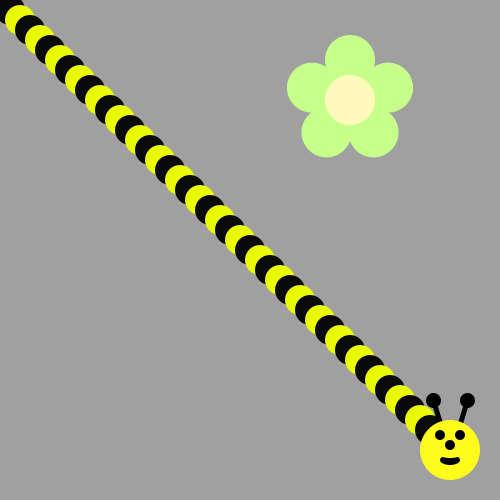
Frame 1 (no input)
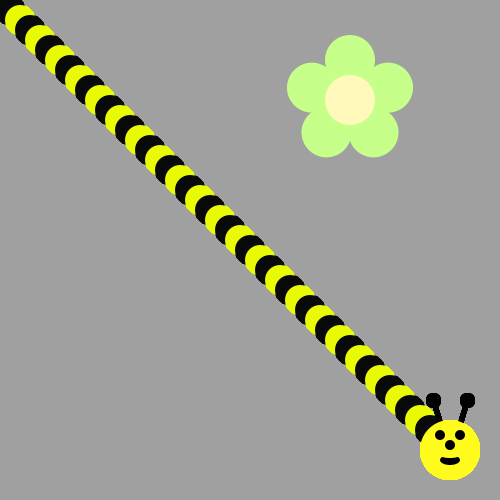
Frame 60 (the mouse pressed at the canvas centre just before this capture)
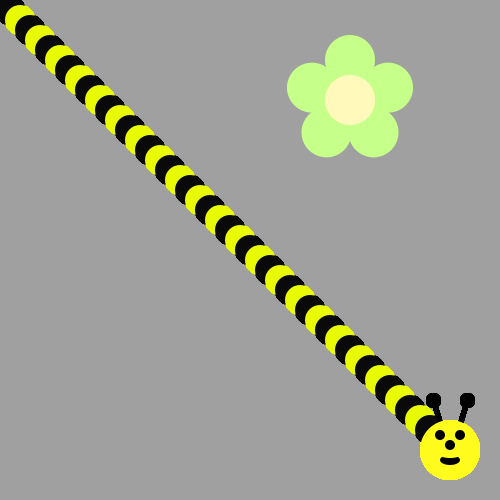
Frame 120 (the mouse held since frame 60 and released just before this capture)

The Processing sketch that drew these frames (run headless with seeded random() and noise(); from frame 60 on, the mouse is pressed at the canvas centre):

// Processing sketch: Bee_Face
// ── Bee_Face.pde
void draw() {
/*Use a loop to make a body for the Bee!
Then put his head on using drawBeeFace(x,y)
Use Modulo to make the colors alternate
*/
int x = 0;
int y = 0;
for(int i=0;i<45;i++){

  if(i%2==0){
  fill(233,250,5);
}
  else{
 fill(10,10,10);   
 }
  ellipse ( x, y,30,30);
  x+=10;
  y+=10;  
}
drawBeeFace(x,y);

}

void drawFlower(int x, int y) {
     noStroke();
     translate(x, y);
     // draw 5 petals, rotating after each one<
     fill(#c6ff89);      // green
      for (int i = 0; i < 5; i++) {
           ellipse(0, -40, 50, 50);
          rotate(radians(72));
     }
     fill(#fff9bb); // light yellow
     ellipse(0, 0, 50, 50);
}
void drawBeeFace(int BeeFaceX, int BeeFaceY) {
    noStroke();
     fill(0, 0, 0);
     stroke(1);
     strokeWeight(5);
     line(BeeFaceX-10, BeeFaceY-27, BeeFaceX-17, BeeFaceY-50);
     line(BeeFaceX+10, BeeFaceY-27, BeeFaceX+17, BeeFaceY-50);
     ellipse(BeeFaceX-17, BeeFaceY-50, 10, 10);
     ellipse(BeeFaceX+17, BeeFaceY-50, 10, 10);
     noStroke();
     fill(255, 251, 28);
     ellipse(BeeFaceX, BeeFaceY, 60, 60); // face
     fill(255, 237, 209);
     fill(0,0,0);
      ellipse(BeeFaceX-10, BeeFaceY-15, 10, 10); // eyes
     ellipse(BeeFaceX+10, BeeFaceY-15, 10, 10);
      ellipse(BeeFaceX, BeeFaceY-5, 10, 10); // nose
      ellipse(BeeFaceX, BeeFaceY+10, 20, 10);// mouth
     fill(255, 251, 28);
     ellipse(BeeFaceX, BeeFaceY+5, 20, 6);
}

void setup() {
     ellipseMode(CENTER);
     size(500, 500);
     background(160, 160, 160);
      drawFlower(350, 100);
}
